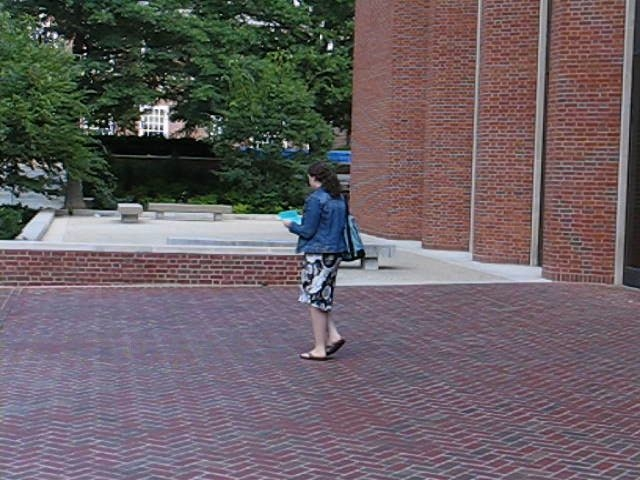
#> input picture yx2534/people1_02.ppm, 640 x 480 px, given in place of eig_marple13_01.jpg, which was not available
$ jupyter execute --allow-errors update_from_main.ipynb
#> lines starting #> are read from the running program, lines starting #| are printed output that depends on the picture; pictures that were not available may be replaced by others from this repository, and a replacement may not be noted
[cell 1]
import numpy as np
import cv2 as cv
import os
import matplotlib.pyplot as plot
import math

[cell 2]
class Track:
    def __init__(self, start_row, start_col, start_frame):
        self.origin = (start_row, start_col, start_frame)
        self.history = []
        self.history.append(self.origin)
        self.curr_position = self.history[0]
        self.live = True
        self.label = -1

    def get_history(self):
        return self.history

    def get_origin(self):
        return self.origin

    def get_curr_position(self):
        return self.curr_position

    def get_label(self):
        return self.label

    def set_position(self, row, col, frame):
        new_location = (row, col, frame)
        self.history.append(new_location)
        self.curr_position = new_location

    def set_live(self, status: bool):
        self.live = status

    def set_label(self, label: int):
        self.label = label

    # [68 lines left out: functions smooth_trajectory, calculate_overlap, find_greatest_distance, not called in this run]


def occlusion_detection(fwd_opflow: tuple, back_opflow: tuple) -> bool:
    occlusion = False

    ls_sum = (fwd_opflow[0] + back_opflow[0], fwd_opflow[1] + back_opflow[1])
    ls_mag = (ls_sum[0] * ls_sum[0]) + (ls_sum[1] + ls_sum[1])

    w_mag = (fwd_opflow[0] * fwd_opflow[0]) + (fwd_opflow[1] + fwd_opflow[1])
    w_hat_mag = ((back_opflow[0] * back_opflow[0]) + (back_opflow[1] * back_opflow[1]))
    rs_sum = 0.01 * (w_mag + w_hat_mag) + 0.5

    if ls_mag >= rs_sum:
        occlusion = True

    return occlusion

[cell 3]
# [44 lines left out: functions draw_flow_intensity, draw_flow_arrows, draw_flow_hsv, not called in this run]

[cell 4]
def open_image(image_path: str):
#> called with image_path = 'eig_marple13_01.jpg'
    image = cv.imread(image_path, flags=cv.IMREAD_GRAYSCALE)
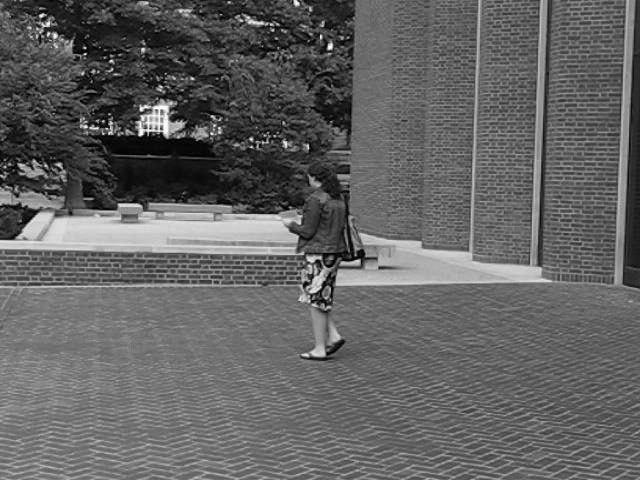
#> image: shape (480, 640); min 0, max 255, mean 98.7
    image = ((image - np.min(image))
             * (1 / (np.max(image) - np.min(image)) * 1.0)).astype('float')
    return image

# [54 lines left out: functions output_intensity_mapping, output_image, unpack_video, zero_padding, not called in this run]


def get_derivative_x(image: np.ndarray) -> np.ndarray:
    return cv.Sobel(image, cv.CV_64F, 1, 0, ksize=3)


def get_derivative_y(image: np.ndarray) -> np.ndarray:
    return cv.Sobel(image, cv.CV_64F, 0, 1, ksize=3)

# [55 lines left out: functions threshold_image, threshold_eigenvalues, get_flow_magnitude_array, get_flow_angle_array, not called in this run]

def out_of_bounds(point: tuple, image_shape: tuple) -> bool:
    status = False

    if point[0] < 0 or point[0] >= image_shape[0] \
        or point[1] < 0 or point[1] >= image_shape[1]:
        status = True

    return status

[cell 5]
# [28 lines left out: functions get_neighborhood, display_image, get_gaussian_filter, not called in this run]

[cell 6]
# [28 lines left out: function get_second_moment_matrix, not called in this run]

def get_eigenvalues(matrix: np.ndarray):
    eigs = np.linalg.eig(matrix)
    return eigs[0]

[cell 7]
def bilinear_interpolation(off_grid_point_row, off_grid_point_col, array: np.ndarray):
    row_weight = off_grid_point_row - np.floor(off_grid_point_row)
    col_weight = off_grid_point_col - np.floor(off_grid_point_col)

    u_left = array[np.floor(off_grid_point_row).astype(int)][np.floor(off_grid_point_col).astype(int)]
    u_right = array[np.floor(off_grid_point_row).astype(int)][np.ceil(off_grid_point_col).astype(int)]
    l_left = array[np.ceil(off_grid_point_row).astype(int)][np.floor(off_grid_point_col).astype(int)]
    l_right = array[np.ceil(off_grid_point_row).astype(int)][np.ceil(off_grid_point_col).astype(int)]

    interpolated_value = u_left * (1-row_weight) * (1-col_weight) + \
                         u_right * col_weight * (1-row_weight) + \
                         l_left * (1-col_weight) * row_weight + \
                         l_right * col_weight * row_weight

    return interpolated_value

[cell 8]
def main():
    frame_0 = open_image('eig_marple13_01.jpg')
    frame_1 = open_image('eig_marple13_02.jpg')
#> call 2 of open_image, with image_path = 'eig_marple13_02.jpg'
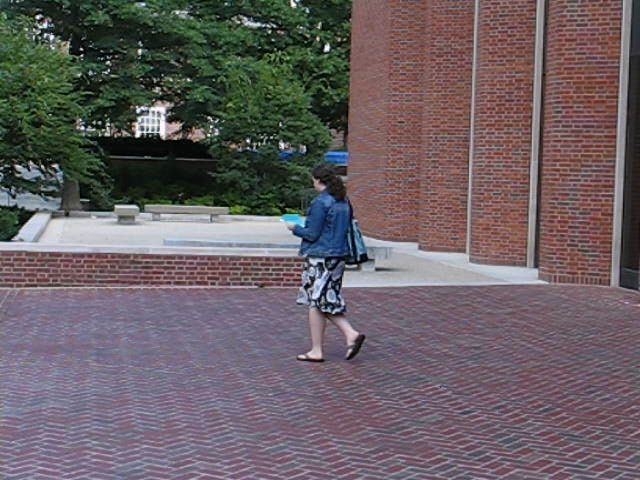
#> input picture yx2534/people1_01.ppm, 640 x 480 px, given in place of eig_marple13_02.jpg, which was not available
#> in open_image (call 2), `image = cv.imread(image_path, flags=cv.IMREAD_GRAYSCALE)`:
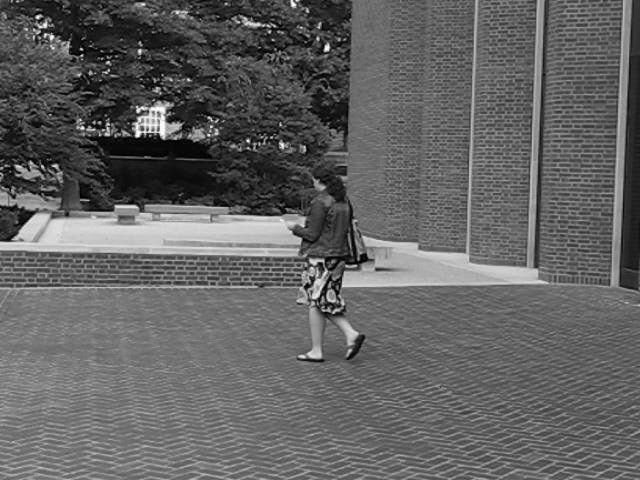
#> image: shape (480, 640); min 0, max 255, mean 98.4
    frame_2 = open_image('eig_marple13_03.jpg')
    frame_3 = open_image('eig_marple13_04.jpg')
#> call 4 of open_image, with image_path = 'eig_marple13_04.jpg'
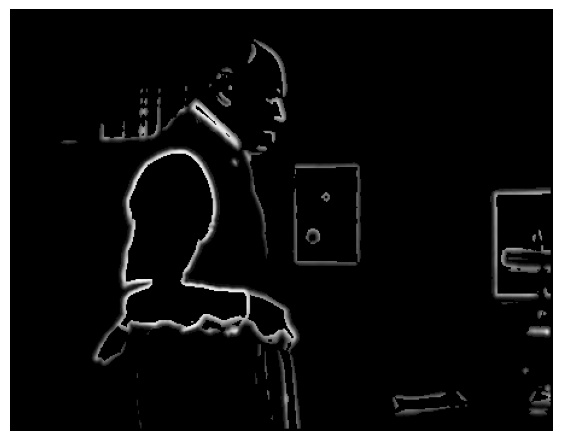
#> input picture aw4108/data/Marple13_eig/eig_marple13_04.jpg, 562 x 441 px, found by its file name
#> in open_image, image is the input picture: shape (441, 562); min 0, max 255, mean 25.1


    trajectories = []
    frames = [frame_0, frame_1, frame_2, frame_3]

    frame_dimensions = frames[0].shape
#> frame_dimensions = (480, 640)

    flow_fore = np.zeros(frame_dimensions, dtype=np.float32)
    flow_back = np.zeros(frame_dimensions, dtype=np.float32)

    for frame in range(0, len(frames)):
        print(frame)

        # If the frame is the final frame in the sequence, optical flow cannot
        # be calculated (as there is no frame (t+1)).  In this case, we go throgh
        # all trajectories and set them as 'dead.'  Then we skip out of the loop.

        if frame == len(frames) - 1:
            for trajectory in trajectories:
                trajectory.live = False
            continue
        # Calculate the forward and backwards flow between the current and next frame
        flow_fore = cv.calcOpticalFlowFarneback(frames[frame], frames[frame + 1], flow_fore,
                                                0.5, 5, 5, 5, 5, 1.1, cv.OPTFLOW_FARNEBACK_GAUSSIAN)
        flow_back = cv.calcOpticalFlowFarneback(frames[frame + 1], frames[frame], flow_back,
                                                0.5, 5, 5, 5, 5, 1.1, cv.OPTFLOW_FARNEBACK_GAUSSIAN)

        #Normalized u and v
        flow_fore = flow_fore / np.max(flow_fore)
        flow_back = flow_back / np.max(flow_back)
        flow_back_u, flow_back_v = cv.split(flow_back)


        print (np.max(flow_fore))

        # Check if new objects are in scene in the FORWARD FLOW
        # At the authors' suggestion, down sample this step by a factor of [4,16]
        # in order to keep trajectory numbers at a minimum.
        for row in range(0, frame_dimensions[0], 4):
            for col in range(0, frame_dimensions[1], 4):

                # check each pixel for flow response
                if abs(flow_fore[row][col][0]) > 1e-20 or abs(flow_fore[row][col][1]) > 1e-20:
                    tracked = False

                    # check each trajectory to see if it is currently tracking that point
                    for trajectory in trajectories:
                        if trajectory.curr_position == (row, col):
                            tracked = True
                            break

                    # Create new trajectory if not currently tracked
                    if not tracked:
                        trajectories.append(Track(row, col, frame))

        # For all trajectories, we track them from frame (t) to (t+1).
        for curr_traj in trajectories:
            curr_pos = curr_traj.get_curr_position()

            # sample the forward flow vector at the point's current location
            fwd_flow = flow_fore[int(curr_pos[0])][int(curr_pos[1])]

            # New position is (x + u, y + v)
            new_pos = (curr_pos[0] + fwd_flow[1], curr_pos[1] + fwd_flow[0])
            #print (new_pos)

            # If the point goes out of frame, kill the trajectory
            if out_of_bounds(new_pos, frame_dimensions):
                curr_traj.live = False
                continue

            # The new point is likely 'off the grid' so we sample the backwards flow by
            # bilinear interpolation, as the u and v vectors are orthogonal, they can be
            # processed independently
            bck_flow_u = bilinear_interpolation(new_pos[0], new_pos[1], flow_back_u)
            bck_flow_v = bilinear_interpolation(new_pos[0], new_pos[1], flow_back_v)

            # We check if the backwards and forwards flow vectors are inverses
            occluded = occlusion_detection(fwd_flow, (bck_flow_u, bck_flow_v))
            if occluded:
                # Kill if occluded (or if something went wrong)
                curr_traj.live = False
            else:
                #print("Trajectory at position ", curr_traj.curr_position, "moved to (", new_pos, ')\n')
                # If not occluded, update the point
                curr_traj.set_position(new_pos[0], new_pos[1], frame)
#> this loop made 3 passes
#| 0
#| 1.0
#| 1
#| 1.0
#| 2
                #same time append to history
                #curr_3d_position = (new_pos[0], new_pos[1], frame)
                #curr_traj.history.append(curr_3d_position)

    for i in trajectories:
        print (i.history)

    # STEP 3) Construct affinity matrix

    # STEP 4) Populate affinity values

    # Step 5) Spectral Clustering

    return 0


#> (the rest of this cell did not finish here and is left out)
